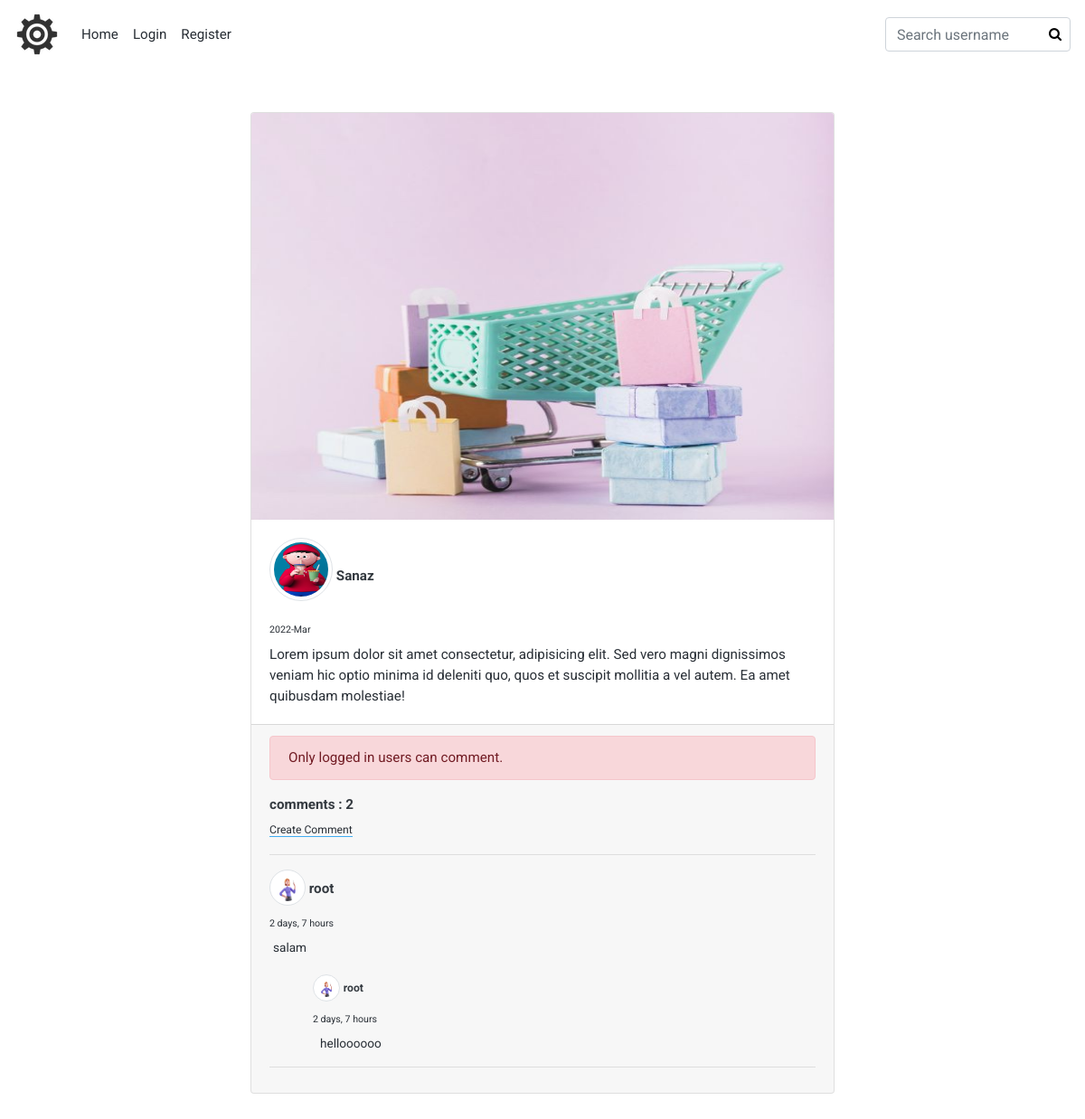
/post/14/king-queen/, run on the app's committed database.
### home/models.py (models this page shows, shortened)
class Post(models.Model):
    def generate_filename(self, filename):
        name = "PostUploads/%s/%s" % (self.user.username, filename)
        return name
    user = models.ForeignKey(User, on_delete=models.CASCADE, related_name='userpostes')
    image = models.ImageField(upload_to=generate_filename)
    caption = models.CharField(max_length=350)
    slug = models.SlugField()
    created = models.DateTimeField(auto_now_add=True)
    updated = models.DateTimeField(auto_now=True)
    class Meta:
        ordering = ('-created',)
    def image_tag(self):
        return format_html(
            f"<img src={self.image.url} width='100' height='75' style='border-radius:5px;'>")
    image_tag.short_description = "PostImage"
    def comments_count(self):
        return self.postcomments.count()

class Comment(models.Model):
    user = models.ForeignKey(User, on_delete=models.CASCADE, related_name='usercomments')
    post = models.ForeignKey(Post, on_delete=models.CASCADE, related_name='postcomments')
    body = models.TextField()
    reply = models.ForeignKey('self', on_delete=models.CASCADE, related_name='replycomments', blank=True, null=True)
    is_reply = models.BooleanField(default=False)
    created = models.DateTimeField(auto_now_add=True)
    class Meta:
        ordering = ('-created',)

### account/models.py (models this page shows, shortened)
class Profile(models.Model):
    user = models.OneToOneField(User, on_delete=models.CASCADE)
    bio = models.CharField(max_length= 250 ,null=True, blank=True)
    avatar = models.ImageField(blank=True, null=True, upload_to='avatar')

### home/views.py (the view, shortened to what this page needs)
# urls.py: path('post/<int:post_id>/<slug:post_slug>/', views.PostDetaileView.as_view(), name='post_detail'),
class PostDetaileView(View):
    form_class = forms.CommentCreateForm
    form_class_reply = forms.CommentReplyForm
    def setup(self , request, *args, **kwargs):
        self.post_instance = get_object_or_404(Post, pk=kwargs['post_id'], slug=kwargs['post_slug'])
        return super().setup(request, *args, **kwargs)
    def get(self, request, *args, **kwargs):
        post = self.post_instance
        form = self.form_class
        form_reply = self.form_class_reply
        comments = post.postcomments.filter(is_reply=False)
        can_like = False
        if request.user.is_authenticated and post.user_can_like(request.user):
            can_like = True
        context = {
            'post': post,
            'comments': comments,
            'form': form,
            'form_reply': form_reply,
            'can_like': can_like,
        }
        return render(request,'home/post_detail.html',context)

### home/templates/home/post_detail.html (shortened to what this page needs)
{% extends 'base.html' %}
{% load static %}
{% load widget_tweaks %}
{% block content %}
    <div class="row m-5">
        <div class="col-md-2"></div>
            <div class="col-md-8">
                <div class="card">
                    <img src="{{ post.image.url }}" class="img-fluid card-img-top" style="height: 450px;">
                    <div class="card-body">
                        {% if post.user.profile.avatar %}
                            <img src="{{ post.user.profile.avatar.url }}" class="img-thumbnail img-fluid rounded-circle mb-3" style="width: 70px; height: 70px;">
                        {% else %}
                            <img src="{% static 'img/Avatar.png' %}" class="img-thumbnail img-fluid rounded-circle d-block mb-3" style="width: 70px; height: 70px;">
                        {% endif %}
                        <a href="{% url 'account:user_profile' post.user.id %}" class="card-link"><strong class="text-center text-dark mb-4">{{ post.user.username }}</strong></a>
                        <small class="d-block py-2">{{ post.updated|date:"Y-M" }}</small>
                        <p class="card-text">{{ post.caption }}</p>
                    </div>
                    <div class="card-footer">
                        {% if request.user.is_authenticated %}
                            <a href="{% url 'home:post_like' post.id %}" >
                                 <i class="{% if can_like %} fa fa-heart {% else %} fa fa-heart-o {% endif %}"> </i>
                            </a>
                            <br>
                            <form method="POST" novalidate id="createcomment" >
                                <h3 class="text-center text-dark mb-4">Create Comment</h3>
                                {% csrf_token %}
                                <div class="form-group">
                                    {{ form.body|attr:"placeholder:Write Comment ..."|add_class:'form-control' }}
                                    {% for error in form.body.errors %}
                                        <p class="alert alert-danger">{{ error }}</p>
                                    {% endfor %}
                                </div>
                                {% if form.non_field_errors %}
                                    <div class="alert alert-danger">
                                        {% for error in form.non_field_errors %}
                                            <span>{{ error }}</span>
                                        {% endfor %}
                                    </div>
                                {% endif %}
                                <input type="submit" value="Send" class="btn btn-primary btn-block">
                            </form>
                            <br>
                        {% else %}
                            <p class="alert alert-danger">Only logged in users can comment.</p>
                        {% endif %}
                        <strong class="d-block text-dark mb-1">comments : {{ post.comments_count }}</strong>
                        <a id="btncreatecomment" >Create Comment</a>
                        <hr>
                        {% for comment in comments %}
                            {% if comment.user.profile.avatar %}
                                <img src="{{ comment.user.profile.avatar.url }}" class="img-thumbnail img-fluid rounded-circle mb-1" style="width: 40px; height: 40px;">
                            {% else %}
                                <img src="{% static 'img/Avatar.png' %}" class="img-thumbnail img-fluid rounded-circle d-block mb-1" style="width: 40px; height: 40px;">
                            {% endif %}
                            <a href="{% url 'account:user_profile' comment.user.id %}" class="card-link"><strong class="text-center text-dark mb-4">{{ comment.user.username }}</strong></a>
                            <small class="d-block py-2">{{ comment.created|timesince }}</small>
                            <p class="card-text pl-1 comment-body">{{ comment.body }}</p>
                            {% with replies=comment.replycomments.all %}
                                <div class="ml-5">
                                    {% for reply in replies %}
                                        {% if reply.user.profile.avatar %}
                                            <img src="{{ reply.user.profile.avatar.url }}" class="img-thumbnail img-fluid rounded-circle my-1" style="width: 30px; height: 30px;">
                                        {% else %}
                                            <img src="{% static 'img/Avatar.png' %}" class="img-thumbnail img-fluid rounded-circle d-block my-1" style="width: 30px; height: 30px;">
                                        {% endif %}
                                        <a href="{% url 'account:user_profile' reply.user.id %}" class="card-link"><strong class="text-center replycommentusername text-dark mb-4">{{ reply.user.username }}</strong></a>
                                        <small class="d-block py-2">{{ reply.created|timesince }}</small>
                                        <p class="card-text pl-2 comment-body">{{ reply.body }}</p>
                                    {% endfor %}
                                </div>
                            {% endwith %}
                            <hr>
                       {% empty %}
                            <p>No comments yet!</p>
                        {% endfor %}
                    </div>
                </div>
    </div>
{% endblock %}

### static/css/style.css (style rules this page uses)
:root { --mainBlue: #40ACF1; --transparentBlue: rgba(64, 172, 241, 0.7); --mainWhite: #FFFFFF; --mainBlack: #292F36; --mainGrey: rgb(216, 214, 214); --mainYellow: #e3b505; }
body { margin: 0; padding: 0; font-family: 'Roboto', sans-serif; color: var(--mainBlack); background: var(--mainWhite); max-width: 100%; height: auto; font-size: 0.95rem; }
a { text-decoration: none; }
.comment-body { font-size: 0.85rem; }
small { font-size: 70%; }
.replycommentusername { font-size: 80%; }
#btncreatecomment { border: none; font-size: 80%; border-bottom: 1px solid var(--mainBlue); cursor: pointer; }

### data on the page
Post: image (picture), user.profile.avatar (picture), user.username "Sanaz", updated "2022-Mar", caption "Lorem ipsum dolor sit amet consectetur, adipisicing elit. Sed vero magni dignissimos veniam hic optio minima id deleniti quo, quos et suscipit mollitia a vel autem. Ea amet quibusdam molestiae!", comments_count "2"
Comment: user.profile.avatar (picture), user.username "root", created "2 days, 7 hours", body "salam"
Comment: user.profile.avatar (picture), user.username "root", created "2 days, 7 hours", body "helloooooo"
